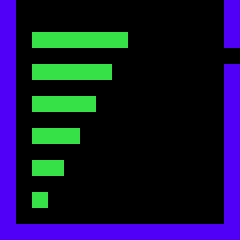

Rendered tile map (Tiled .tmx) drawn with the repository's tilesets; below, a short description and the full map source, tile grids included:
An orthogonal 15x15 tile map with 16x16 px tiles, 1 tile layer (Tile Layer 1).

<map version="1.5" tiledversion="1.7.2" orientation="orthogonal" renderorder="right-down" width="15" height="15" tilewidth="16" tileheight="16" infinite="0" nextlayerid="2" nextobjectid="1">
 <tileset firstgid="1" source="Tilesheet.tsx" />
 <layer id="1" name="Tile Layer 1" width="15" height="15">
  <data encoding="csv">
1,0,0,0,0,0,0,0,0,0,0,0,0,0,1,
1,0,0,0,0,0,0,0,0,0,0,0,0,0,1,
1,0,2,2,2,2,2,2,0,0,0,0,0,0,1,
1,0,0,0,0,0,0,0,0,0,0,0,0,0,0,
1,0,2,2,2,2,2,0,0,0,0,0,0,0,1,
1,0,0,0,0,0,0,0,0,0,0,0,0,0,1,
1,0,2,2,2,2,0,0,0,0,0,0,0,0,1,
1,0,0,0,0,0,0,0,0,0,0,0,0,0,1,
1,0,2,2,2,0,0,0,0,0,0,0,0,0,1,
1,0,0,0,0,0,0,0,0,0,0,0,0,0,1,
1,0,2,2,0,0,0,0,0,0,0,0,0,0,1,
1,0,0,0,0,0,0,0,0,0,0,0,0,0,1,
1,0,2,0,0,0,0,0,0,0,0,0,0,0,1,
1,0,0,0,0,0,0,0,0,0,0,0,0,0,1,
1,1,1,1,1,1,1,1,1,1,1,1,1,1,1
</data>
 </layer>
</map>